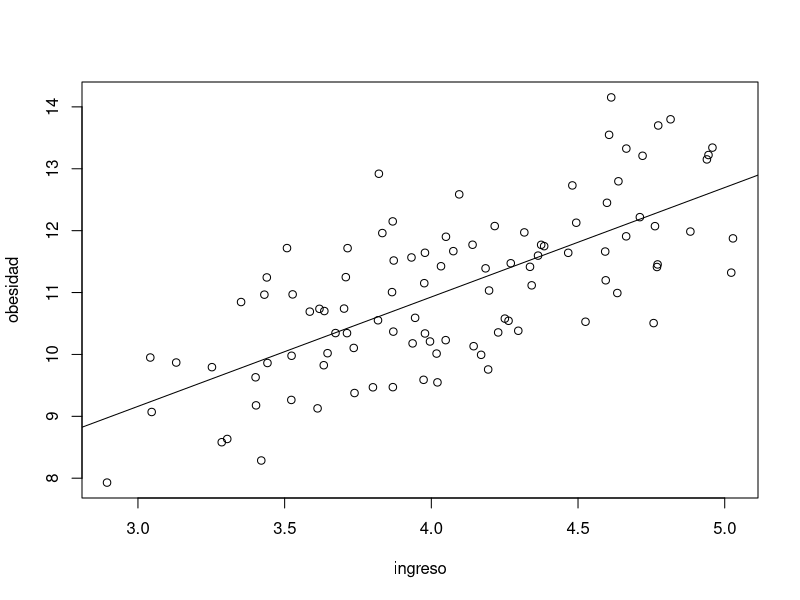

R code for this plot:
a <- c(2, 3, 4)
b <- "Hello"
x <- rnorm(100, 4, 0.5)
y <- 3 + 2*x + rnorm(100, 0, 1)
pdf("grafica.pdf")
plot(x, y, xlab = "ingreso", ylab = "obesidad")
abline(lm(y ~ x))
dev.off()
